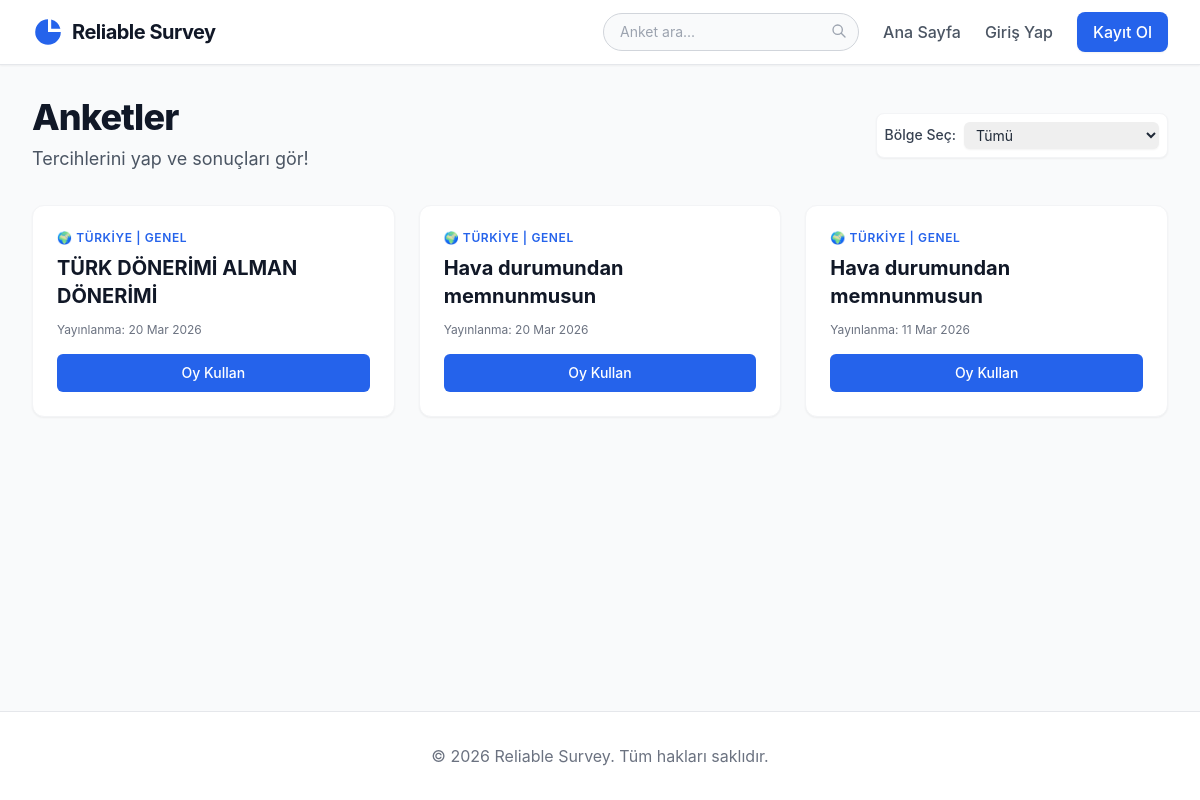
Screenshot of /polls/ with the database file from the repository.
### polls/models.py (models this page shows, shortened)
class Question(models.Model):
    question_text = models.CharField(max_length=200)
    pub_date = models.DateTimeField("date published")
    author = models.ForeignKey(User, on_delete=models.CASCADE, null=True, blank=True)
    country = models.CharField(max_length=50, choices=COUNTRY_CHOICES, default='Türkiye')
    question_type = models.CharField(max_length=50, choices=QUESTION_TYPE_CHOICES, default='Genel')
    region = models.CharField(max_length=50, choices=REGION_CHOICES, default='Genel', blank=True, null=True)
    is_private_results = models.BooleanField(default=False)

### polls/views.py (the view)
# urls.py: path("", views.IndexView.as_view(), name="index"),
class IndexView(generic.ListView):
    template_name = "polls/index.html"
    context_object_name = "latest_question_list"
    def get_queryset(self):
        queryset = Question.objects.filter(pub_date__lte=timezone.now()).order_by("-pub_date")
        if self.request.user.is_authenticated:
            try:
                user_country = self.request.user.profile.country_preference
            except Exception:
                user_country = 'Türkiye'
            queryset = queryset.filter(country=user_country)
        else:
            queryset = queryset.filter(country='Türkiye')
        q = self.request.GET.get('q')
        if q:
            queryset = queryset.filter(question_text__icontains=q)
        region = self.request.GET.get('region')
        if region:
            queryset = queryset.filter(region=region)
        return queryset[:20]
    def get_context_data(self, **kwargs):
        context = super().get_context_data(**kwargs)
        from .models import REGION_CHOICES
        context['region_choices'] = REGION_CHOICES
        return context

### polls/templates/polls/index.html (shortened to what this page needs)
{% extends "polls/base.html" %}
{% block content %}
<div class="mb-8 flex justify-between items-center">
    <div>
        <h1 class="text-4xl font-extrabold text-gray-900 tracking-tight">Anketler</h1>
        <p class="mt-2 text-lg text-gray-600">Tercihlerini yap ve sonuçları gör!</p>
    </div>
    <form method="get" class="flex gap-2 items-center bg-white p-2 rounded-lg shadow-sm border border-gray-100">
        <label for="region" class="text-sm font-medium text-gray-700">Bölge Seç:</label>
        <select name="region" id="region" class="border-gray-300 rounded-md text-sm shadow-sm focus:border-blue-500 focus:ring-blue-500 py-1 pl-2 pr-8" onchange="this.form.submit()">
            <option value="">Tümü</option>
        </select>
    </form>
</div>
{% if latest_question_list %}
    <div class="grid grid-cols-1 md:grid-cols-2 lg:grid-cols-3 gap-6">
    {% for question in latest_question_list %}
        <div class="bg-white rounded-xl shadow-sm hover:shadow-lg transition-all duration-300 border border-gray-100 overflow-hidden group">
            <div class="p-6">
                <span class="text-xs font-semibold tracking-wider text-blue-600 uppercase mb-2 block">
                    🌍 {{ question.country }} | {{ question.question_type }} {% if question.question_type == 'Bölgesel' %}({{ question.region }}){% endif %}
                </span>
                <h3 class="text-xl font-bold text-gray-900 mb-3 group-hover:text-blue-600 transition-colors">
                    <a href="{% url 'polls:detail' question.id %}" class="block">{{ question.question_text }}</a>
                </h3>
                <p class="text-sm text-gray-500 mb-4 text-xs">Yayınlanma: {{ question.pub_date|date:"d M Y" }}</p>
                <a href="{% url 'polls:detail' question.id %}" class="inline-flex items-center justify-center w-full px-4 py-2 border border-transparent text-sm font-medium rounded-md text-white bg-blue-600 hover:bg-blue-700 transition">
                    Oy Kullan
                </a>
            </div>
        </div>
    {% endfor %}
    </div>
{% endif %}
{% endblock %}

### polls/templates/polls/base.html (shortened to what this page needs)
<!DOCTYPE html>
<html lang="tr">
<head>
    <script src="https://cdn.tailwindcss.com"></script>
</head>
<body class="bg-gray-50 text-gray-800 min-h-screen flex flex-col antialiased">
    <nav class="bg-white border-b border-gray-200 sticky top-0 z-50 shadow-sm">
        <div class="max-w-7xl mx-auto px-4 sm:px-6 lg:px-8">
            <div class="flex justify-between h-16">
                <div class="flex items-center">
                    <a href="{% url 'polls:index' %}" class="flex-shrink-0 flex items-center gap-2">
                        <svg class="w-8 h-8 text-blue-600" fill="currentColor" viewBox="0 0 20 20"><path d="M2 10a8 8 0 018-8v8h8a8 8 0 11-16 0z"/><path d="M12 2.252A8.014 8.014 0 0117.748 8H12V2.252z"/></svg>
                        <span class="font-bold text-xl tracking-tight text-gray-900">Reliable Survey</span>
                    </a>
                </div>
                <div class="hidden md:flex items-center space-x-6">
                    <form action="{% url 'polls:index' %}" method="get" class="relative">
                        <input type="text" name="q" placeholder="Anket ara..." class="w-64 pl-4 pr-10 py-2 border border-gray-300 rounded-full text-sm focus:outline-none focus:ring-2 focus:ring-blue-500 focus:border-blue-500 bg-gray-50">
                        <button type="submit" class="absolute right-3 top-2.5 text-gray-400 hover:text-blue-500">
                            <svg class="w-4 h-4" fill="none" stroke="currentColor" viewBox="0 0 24 24"><path stroke-linecap="round" stroke-linejoin="round" stroke-width="2" d="M21 21l-6-6m2-5a7 7 0 11-14 0 7 7 0 0114 0z"></path></svg>
                        </button>
                    </form>
                    <a href="{% url 'polls:index' %}" class="text-gray-600 hover:text-blue-600 font-medium transition-colors">Ana Sayfa</a>
                    {% if user.is_authenticated %}
                        <a href="{% url 'polls:create_poll' %}" class="text-gray-600 hover:text-blue-600 font-medium transition-colors">Anket Oluştur</a>
                        <a href="{% url 'polls:my_polls' %}" class="text-gray-600 hover:text-blue-600 font-medium transition-colors">Anketlerim</a>
                        <div class="relative group">
                            <button class="flex items-center gap-1 text-gray-600 hover:text-blue-600 font-medium transition-colors">
                                {{ user.username }}
                                <svg class="w-4 h-4" fill="none" stroke="currentColor" viewBox="0 0 24 24"><path stroke-linecap="round" stroke-linejoin="round" stroke-width="2" d="M19 9l-7 7-7-7"></path></svg>
                            </button>
                            <div class="absolute right-0 w-48 mt-2 bg-white rounded-md shadow-lg py-1 z-50 hidden group-hover:block border border-gray-100">
                                <a href="{% url 'polls:settings' %}" class="block px-4 py-2 text-sm text-gray-700 hover:bg-gray-100">Hesap Ayarları</a>
                                <form method="post" action="{% url 'polls:logout' %}">
                                    {% csrf_token %}
                                    <button type="submit" class="block w-full text-left px-4 py-2 text-sm text-red-600 hover:bg-gray-100">Çıkış Yap</button>
                                </form>
                            </div>
                        </div>
                    {% else %}
                        <a href="{% url 'polls:login' %}" class="text-gray-600 hover:text-blue-600 font-medium transition-colors">Giriş Yap</a>
                        <a href="{% url 'polls:register' %}" class="bg-blue-600 hover:bg-blue-700 text-white px-4 py-2 rounded-lg font-medium transition-all shadow-sm hover:shadow">Kayıt Ol</a>
                    {% endif %}
                </div>
            </div>
        </div>
    </nav>
    <main class="flex-grow max-w-7xl mx-auto w-full px-4 sm:px-6 lg:px-8 py-8">
        {% block content %}
        {% endblock %}
    </main>
    <footer class="bg-white border-t border-gray-200 mt-auto py-8">
        <div class="max-w-7xl mx-auto px-4 text-center text-gray-500">
            &copy; 2026 Reliable Survey. Tüm hakları saklıdır.
        </div>
    </footer>
</body>
</html>

### polls/templates/polls/base.html (style rules this page uses)
body { font-family: 'Inter', -apple-system, BlinkMacSystemFont, "Segoe UI", Roboto, Helvetica, Arial, sans-serif; }

### rows the page displays
Question: country "TÜRKIYE", question_type "GENEL", question_text "TÜRK DÖNERİMİ ALMAN DÖNERİMİ", pub_date "20 Mar 2026"
Question: country "TÜRKIYE", question_type "GENEL", question_text "Hava durumundan memnunmusun", pub_date "20 Mar 2026"
Question: country "TÜRKIYE", question_type "GENEL", question_text "Hava durumundan memnunmusun", pub_date "11 Mar 2026"
